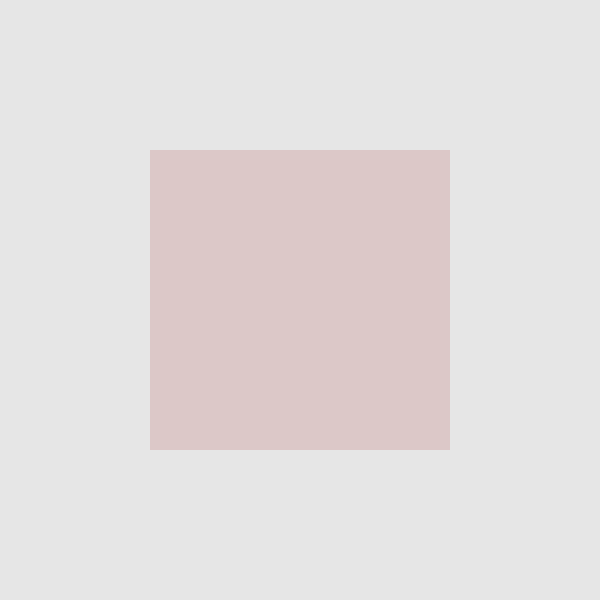
Frame 1 (no input)
Frame 60 (the mouse pressed at the canvas centre just before this capture): identical to frame 1, image omitted
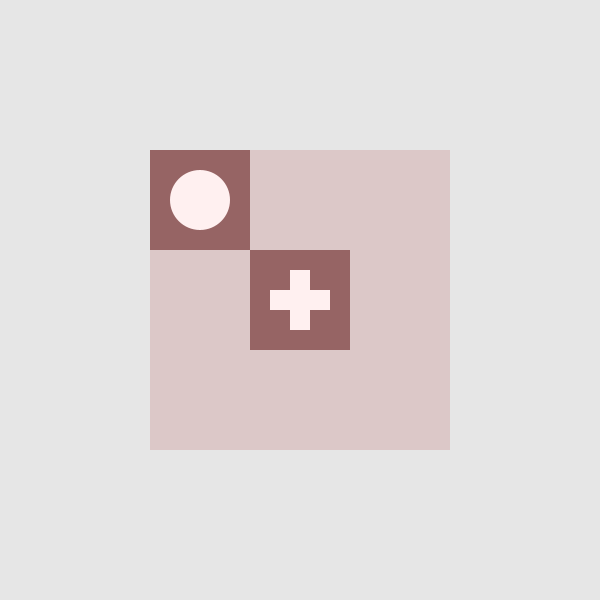
Frame 120 (the mouse held since frame 60 and released just before this capture)

The Processing sketch that drew these frames (run headless with seeded random() and noise(); from frame 60 on, the mouse is pressed at the canvas centre):

// Processing sketch: tic_tac_toe
// ── tic_tac_toe.pde
int rectSize = 300;
square squares[] = new square[9];
int board[] = new int[9];
int turn = 1;
boolean keepAnnouncingWinner = false;
int PLAYER_VAL = 1;
int AI_VAL = 2;
int NO_VAL = 0;

void setup() {
  size(600, 600);
  for(int i = 0; i < squares.length; i++){
    squares[i] = new square(i);
  }
}

void draw(){
  background(230,230,230);
  noStroke();
  int rectSize = 300;
  fill(255);
  rect(width/2 - rectSize/2, width/2 - rectSize/2, rectSize, rectSize);
  for(int i = 0; i < squares.length; i++){
    squares[i].Draw();
  }
  
  if(keepAnnouncingWinner){
    annouchWinner();
  }
}

void annouchWinner(){
  if(!keepAnnouncingWinner) keepAnnouncingWinner = true;
  fill(0);
  
  textAlign(CENTER);
  text((turn == AI_VAL) ? "AI" : "Player" + " won!", 300, 100);
}

void switchTurn(){
  if(won(false, false)){
    if(turn == PLAYER_VAL){
      println("PLAYER WON!");
    }
    if(turn == AI_VAL){
      println("AI WON");
    }
  }else{
    if(turn == PLAYER_VAL){
      turn = AI_VAL;
    }else if(turn == AI_VAL){
      turn = PLAYER_VAL;
    }
    
    if(turn == AI_VAL){
      Move chosenAIMove = pickBestChoice(1, AI_VAL);
      squares[chosenAIMove.pos].pick(AI_VAL);
    }
  }
}



Move pickBestChoice(int movesAhead, int player){
  ArrayList<Move> possibleMoves = new ArrayList<Move>();
  if(won(false, true)){
    if(player == AI_VAL){
      println("win predicted for AI");
      return new Move(0, player, 100);
    }else{
      println("win predicted for player");
      return new Move(0, player, -100);
    }
  }
  
  for(int i = 0; i < 9; i++) {
    if(squares[i].picked == 0) {
      if(movesAhead >= 0){
        Move move = new Move(i, player, 0);
        squares[i].picked = player;
        if(player == AI_VAL){
          move.points = pickBestChoice(movesAhead-1, PLAYER_VAL).points;
          println(move.points);
        }else{
          move.points = pickBestChoice(movesAhead-1, AI_VAL).points;
        }
        possibleMoves.add(move);
        squares[i].picked = 0;
      }
    }
  }
  if(movesAhead >= 0)
    return moveWithMostPoints(possibleMoves, player);
  else return new Move(0, player, 0);
}





Move moveWithMostPoints(ArrayList<Move> moves, int player){
  Move chosenMove; //psoudo move with low points
  if(player == AI_VAL){
    chosenMove = new Move(10, 3, -1000);
    for(int i = 0; i < moves.size(); i++){
      if(moves.get(i).points > chosenMove.points){
        chosenMove = moves.get(i);
      }
    }
    return chosenMove;
  }
  else{
    chosenMove = new Move(10, 3, 1000);
    for(int i = 0; i < moves.size(); i++){
      if(moves.get(i).points < chosenMove.points){
        chosenMove = moves.get(i);
      }
    }
  }
  return chosenMove;
}
// ── node.pde
class Move {
  public int pos;
  public int player;
  public int points = 0;
  Move(int _pos, int _player, int _points){
    pos = _pos; 
    player = _player;
    points = _points;
  }
}
// ── square.pde
class square{
  int x, y, sWidth, sHeight, offset;
  int symbolOffset = 20;
  public int picked = 0;
  boolean highlight = false;
  square(int i){
    sWidth =  rectSize/3;
    sHeight = rectSize/3;
    x = (i % 3) * sWidth;
    y = (i / 3) * sHeight;
    offset = width/2 - rectSize/2;
  }
  
  void Draw(){
    if(collides()){
      if(mousePressed && picked == 0 && turn == PLAYER_VAL){
        picked = turn;
        switchTurn();
      }
      fill(255, 200, 200);
    }else{
      fill(220, 200, 200);
    }
    if(picked != 0){
      fill(150, 100, 100);
    }
    rect(x+ offset, y + offset, sWidth, sHeight);
    if(picked == PLAYER_VAL){

      fill(255, 240, 240);
      if(highlight){
        fill(100, 100, 255);
      }
      rect(x + offset + symbolOffset, y + offset + symbolOffset*2, sWidth- symbolOffset*2, sHeight- symbolOffset*4);
      rect(x + offset + symbolOffset*2, y + offset + symbolOffset, sWidth- symbolOffset*4, sHeight- symbolOffset*2);
    }
    if(picked == AI_VAL){
      fill(255, 240, 240);
      if(highlight){
        fill(100, 100, 255);
      }
      ellipse(x + offset + symbolOffset*2.5, y + offset + symbolOffset*2.5, sWidth - symbolOffset*2, sHeight- symbolOffset*2);
    }
  }
  
  public void pick(int who){
    picked = who;
    switchTurn();
  }
  
  boolean collides(){
    if(mouseX > x + offset && mouseX < x + offset + sWidth){
      if(mouseY > y + offset && mouseY < y + offset + sHeight){
          return true;
      }
    }
    return false;
  }
}
// ── won.pde
boolean won(boolean highlight, boolean check){
  // check for column wins:
  for(int i = 0; i < 3; i++){
    int numbersInRow = 0;
    for(int j = 0; j < 3; j++){
      if(squares[i*3 + j].picked == turn) {
        if(highlight)
          squares[i*3 + j].highlight = true;
        numbersInRow ++;
        if(numbersInRow > 2){
          if(!highlight && !check){
            println("three in row at row " + i +  " by player: " + turn);  
            annouchWinner();
            won(true, false);
            return true;
          }
          if(check)
            return true;
        }
      }
    }
  }
  
  
  // check for row wins:
  for(int i = 0; i < 3; i++){
    int numbersInRow = 0;
    for(int j = 0; j < 3; j++){
      if(squares[j*3 + i].picked == turn) {
        if(highlight)
          squares[j*3 + i].highlight = true;
          
        numbersInRow ++;
        if(numbersInRow > 2){
          if(!highlight && !check){
            annouchWinner();
            println("three in row at colomn " + i +  " by player: " + turn);  
            won(true, false);
            return true;
          }          
          if(check)
            return true;
        }
      }
    }
  }
  
  
  int[] crossIndexesLeft = {0, 4, 8};
  //check for cross wins from left:
  if(checkForCross(crossIndexesLeft, highlight, check)){
    return true;
  }
  
  int[] crossIndexesRight = {2, 4, 6};
  //check for cross wins from left:
  if(checkForCross(crossIndexesRight, highlight, check)){
    return true;
  }
  
  return false;
}


boolean checkForCross(int[] crossIndexes, boolean highlight, boolean check){
  int numbersInRow = 0;
  for(int i = 0; i < 3; i++){
    if(squares[crossIndexes[i]].picked == turn) {
      if(highlight){
        squares[crossIndexes[i]].highlight = true;
      }
      numbersInRow ++;
      if(numbersInRow > 2){
        if(!highlight && !check){
          annouchWinner();
          println("three in row at cross " + crossIndexes[0] +  " by player: " + turn);  
          won(true, false);
          return true;
        }
        if(check)
          return true;
      }
    }
  }
  return false;
}
